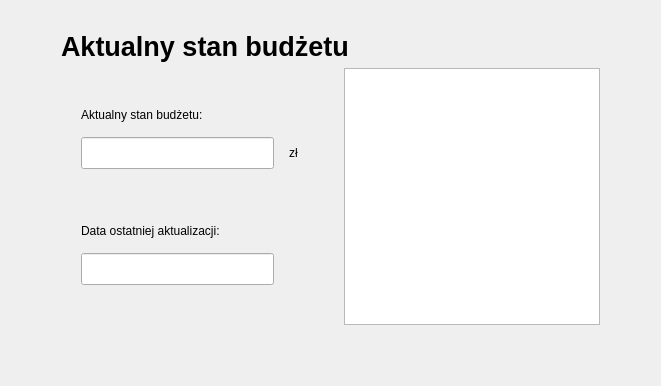
     <widget class="QWidget" name="tab_Budzet">
      <attribute name="title">
       <string>Budżet</string>
      </attribute>
      <layout class="QHBoxLayout" name="horizontalLayout_38">
       <item>
        <layout class="QVBoxLayout" name="verticalLayout_24">
         <property name="leftMargin">
          <number>50</number>
         </property>
         <property name="topMargin">
          <number>20</number>
         </property>
         <property name="rightMargin">
          <number>50</number>
         </property>
         <property name="bottomMargin">
          <number>50</number>
         </property>
         <item>
          <widget class="QLabel" name="label_67">
           <property name="font">
            <font>
             <pointsize>20</pointsize>
             <bold>true</bold>
            </font>
           </property>
           <property name="text">
            <string>Aktualny stan budżetu</string>
           </property>
           <property name="margin">
            <number>20</number>
           </property>
          </widget>
         </item>
         <item>
          <layout class="QHBoxLayout" name="horizontalLayout_36">
           <property name="topMargin">
            <number>0</number>
           </property>
           <item>
            <layout class="QVBoxLayout" name="verticalLayout_25">
             <property name="spacing">
              <number>15</number>
             </property>
             <property name="leftMargin">
              <number>20</number>
             </property>
             <property name="rightMargin">
              <number>0</number>
             </property>
             <item>
              <spacer name="verticalSpacer_13">
               <property name="orientation">
                <enum>Qt::Vertical</enum>
               </property>
               <property name="sizeHint" stdset="0">
                <size>
                 <width>20</width>
                 <height>40</height>
                </size>
               </property>
              </spacer>
             </item>
             <item>
              <widget class="QLabel" name="label_49">
               <property name="text">
                <string>Aktualny stan budżetu:</string>
               </property>
              </widget>
             </item>
             <item>
              <layout class="QHBoxLayout" name="horizontalLayout_39">
               <item>
                <widget class="QLineEdit" name="lineEdit_stanBudzet">
                 <property name="maximumSize">
                  <size>
                   <width>200</width>
                   <height>16777215</height>
                  </size>
                 </property>
                 <property name="font">
                  <font>
                   <pointsize>15</pointsize>
                   <bold>true</bold>
                  </font>
                 </property>
                 <property name="alignment">
                  <set>Qt::AlignRight|Qt::AlignTrailing|Qt::AlignVCenter</set>
                 </property>
                 <property name="readOnly">
                  <bool>true</bool>
                 </property>
                </widget>
               </item>
               <item>
                <widget class="QLabel" name="label_50">
                 <property name="text">
                  <string>zł</string>
                 </property>
                </widget>
               </item>
               <item>
                <spacer name="horizontalSpacer_33">
                 <property name="orientation">
                  <enum>Qt::Horizontal</enum>
                 </property>
                 <property name="sizeHint" stdset="0">
                  <size>
                   <width>40</width>
                   <height>20</height>
                  </size>
                 </property>
                </spacer>
               </item>
              </layout>
             </item>
             <item>
              <spacer name="verticalSpacer_14">
               <property name="orientation">
                <enum>Qt::Vertical</enum>
               </property>
               <property name="sizeHint" stdset="0">
                <size>
                 <width>20</width>
                 <height>40</height>
                </size>
               </property>
              </spacer>
             </item>
             <item>
              <widget class="QLabel" name="label_51">
               <property name="text">
                <string>Data ostatniej aktualizacji:</string>
               </property>
              </widget>
             </item>
             <item>
              <layout class="QHBoxLayout" name="horizontalLayout_40">
               <item>
                <widget class="QLineEdit" name="lineEdit_dataBudzet">
                 <property name="maximumSize">
                  <size>
                   <width>200</width>
                   <height>16777215</height>
                  </size>
                 </property>
                 <property name="font">
                  <font>
                   <pointsize>15</pointsize>
                   <bold>true</bold>
                  </font>
                 </property>
                 <property name="alignment">
                  <set>Qt::AlignRight|Qt::AlignTrailing|Qt::AlignVCenter</set>
                 </property>
                 <property name="readOnly">
                  <bool>true</bool>
                 </property>
                </widget>
               </item>
               <item>
                <spacer name="horizontalSpacer_34">
                 <property name="orientation">
                  <enum>Qt::Horizontal</enum>
                 </property>
                 <property name="sizeHint" stdset="0">
                  <size>
                   <width>40</width>
                   <height>20</height>
                  </size>
                 </property>
                </spacer>
               </item>
              </layout>
             </item>
             <item>
              <spacer name="verticalSpacer_21">
               <property name="orientation">
                <enum>Qt::Vertical</enum>
               </property>
               <property name="sizeHint" stdset="0">
                <size>
                 <width>20</width>
                 <height>40</height>
                </size>
               </property>
              </spacer>
             </item>
            </layout>
           </item>
           <item>
            <widget class="QTableView" name="tableView_budzet">
             <property name="sizePolicy">
              <sizepolicy hsizetype="Expanding" vsizetype="Expanding">
               <horstretch>2</horstretch>
               <verstretch>0</verstretch>
              </sizepolicy>
             </property>
            </widget>
           </item>
          </layout>
         </item>
        </layout>
       </item>
      </layout>
     </widget>
